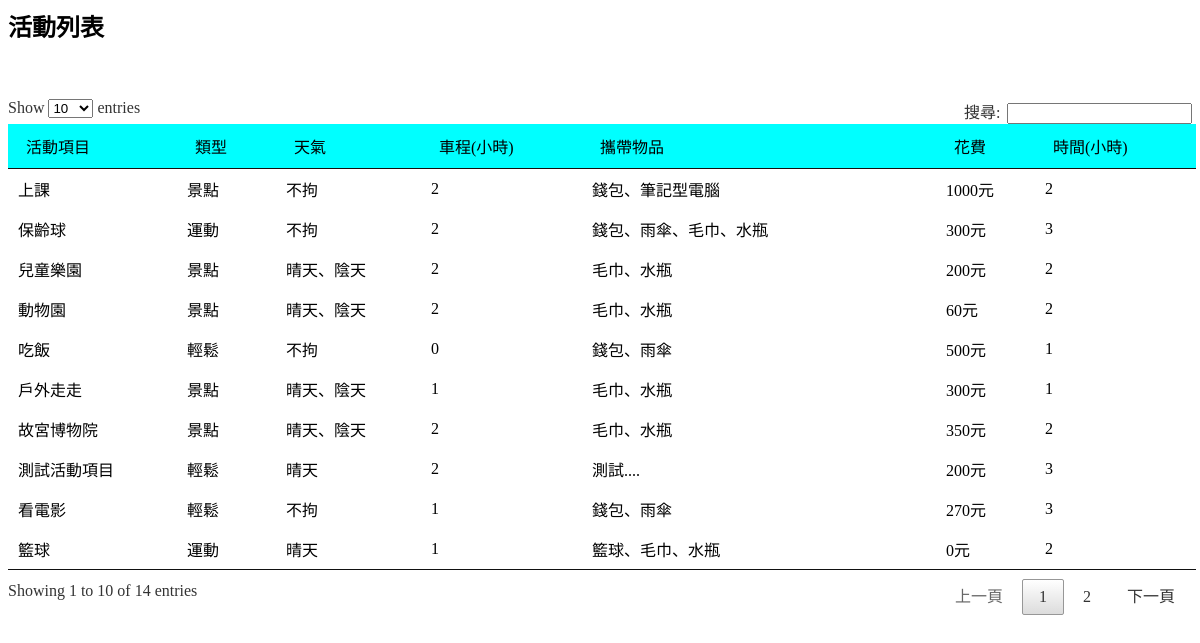
The page /activity.php (signed in) on the database as committed earlier.
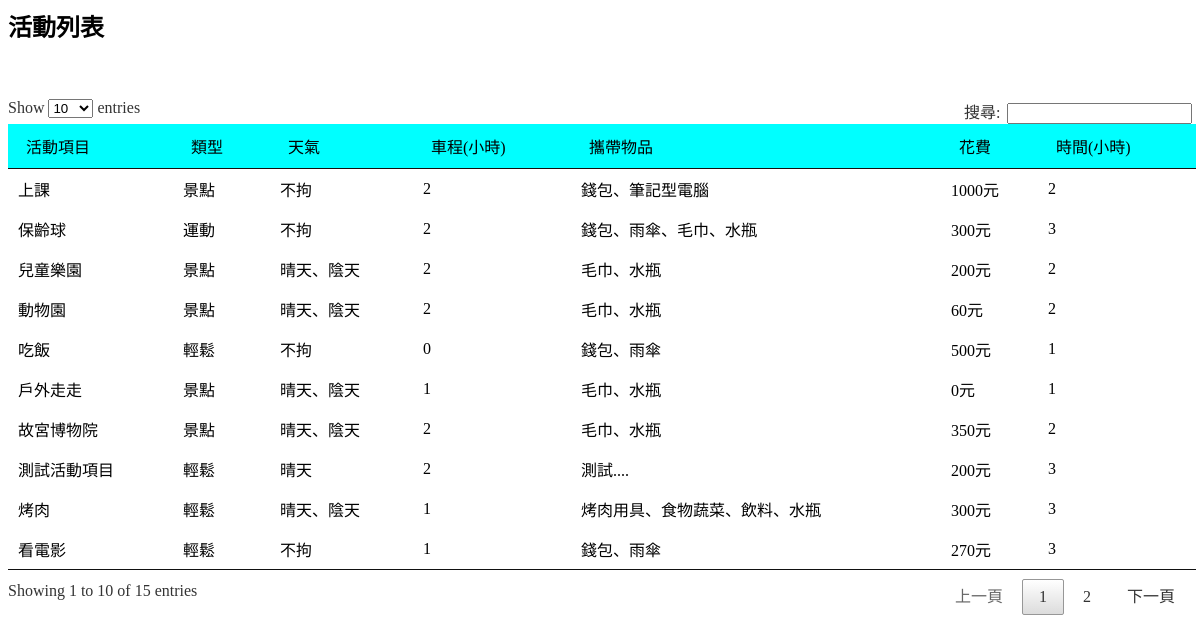
The same page on the database as committed later.
### tables this page shows
CREATE TABLE `activity` (
  `ac_id` int(6) UNSIGNED NOT NULL,
  `ac_type` int(30) NOT NULL,
  `ac_name` varchar(30) NOT NULL,
  `ac_weather` varchar(30) NOT NULL,
  `ac_drive` int(30) NOT NULL,
  `ac_carry` varchar(30) NOT NULL,
  `ac_spend` int(30) NOT NULL,
  `ac_hours` int(30) NOT NULL,
  `ac_timetype` int(30) NOT NULL,
  `ac_updatedate` timestamp NOT NULL DEFAULT CURRENT_TIMESTAMP ON UPDATE CURRENT_TIMESTAMP
);

### select_activity.php (called while the page is built)
<?php
    include("mysql.php");
    $sql = "select ac_id,ac_name,ac_type,(select name from activity_types where id = ac_type) as type_name,ac_weather,ac_drive,ac_carry,ac_spend,ac_hours from activity";
    $query = $conn->query($sql);
    $active = $query->fetchAll(PDO::FETCH_ASSOC);
?>

### activity.php (the view, shortened to what this page needs)
<html>
  <head>
  </head>
<link href="jquery.dataTables.min.css" rel="stylesheet" />
<?php session_start();
    include("mysql.php");
    $us_admin = $_SESSION['us_admin'];
    if(!empty($us_admin)){
        include("select_activity.php");
    }
 ?>
  <body>
    <form name="showForm" method="post">
        <input type="hidden" name="admin" value="<?=$us_admin?>"/>
        <div id="button"></div>
        <H2>活動列表</H2>
        <br/><br/>
        <table id="example">
	<thead>
        <tr>
            <td bgcolor="#00FFFF">活動項目</td>
            <td bgcolor="#00FFFF">類型</td>
            <td bgcolor="#00FFFF">天氣</td>
            <td bgcolor="#00FFFF">車程(小時)</td>
            <td bgcolor="#00FFFF">攜帶物品</td>
            <td bgcolor="#00FFFF">花費</td>
            <td bgcolor="#00FFFF">時間(小時)</td>
        </tr>
	</thead>
	<tbody>
        <?php
            foreach ($active as $key => $value) {
        ?>
         <tr>
            <td class="ac_name">
                    <?php echo $value["ac_name"]?>
            </td>
            <td class="type_name">
                    <?php echo $value["type_name"]?>
            </td>
            <td class="ac_weather">
                    <?php echo $value["ac_weather"]?>
            </td>
            <td class="ac_drive">
                    <?php echo $value["ac_drive"]?>
            </td>
            <td class="ac_carry">
                    <?php echo $value["ac_carry"]?>
            </td>
            <td class="ac_spend">
                    <?php echo $value["ac_spend"]?>元
            </td>
            <td class="ac_hours">
                    <?php echo $value["ac_hours"]?>
            </td>
        </tr>
        <?php
            }
        ?>
	</tbody>
</table>
    </form>
  </body>
</html>

Rows that differ between the two databases and show on the page:
no longer on this page (row unchanged): activity: ac_name "籃球", type_name "運動", ac_weather "晴天", ac_drive "1", ac_carry "籃球、毛巾、水瓶", ac_spend "0", ac_hours "2"
changed activity "戶外走走": ac_spend "300" → "0"
added activity: ac_name "烤肉", type_name "輕鬆", ac_weather "晴天、陰天", ac_drive "1", ac_carry "烤肉用具、食物蔬菜、飲料、水瓶", ac_spend "300", ac_hours "3"
Other text that changed with them:
text written by a page script: "Show entries 搜尋: Showing 1 to 10 of 14 entries 上一頁 1 2 下一頁" → "Show entries 搜尋: Showing 1 to 10 of 15 entries 上一頁 1 2 下一頁"
